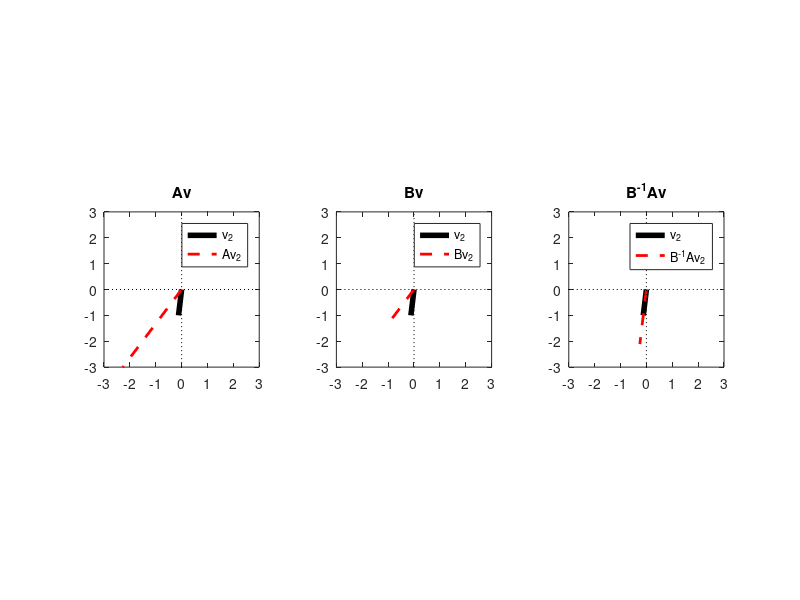

The MATLAB script that drew this image:
%%
%     COURSE: Linear algebra: theory and implementation
%    SECTION: Eigendecomposition
%      VIDEO: Generalized eigendecomposition
% Instructor: sincxpress.com
% Course url: https://www.udemy.com/course/linear-algebra-theory-and-implementation/?couponCode=202110
%
%%
clear, clc

%%

% define matrices
A = [3 2; 1 3];
B = [1 1; 4 1];

% GED
[eigvecs,eigvals] = eig(A,B); % the order is important !! 


% matrix-vector multiplication
Av = A*eigvecs(:,2);
Bv = B*eigvecs(:,2);
BinvAv = inv(B)*A*eigvecs(:,2);


figure(1), clf
subplot(131)
plot([0 eigvecs(1,2)],[0 eigvecs(2,2)],'k','linew',4), hold on
plot([0 Av(1)],[0 Av(2)],'r--','linew',2)
axis square, axis([-1 1 -1 1]*3), plot(get(gca,'xlim'),[0 0],'k:'), plot([0 0],get(gca,'ylim'),'k:')
legend({'v_2';'Av_2'})
title('Av')


subplot(132)
plot([0 eigvecs(1,2)],[0 eigvecs(2,2)],'k','linew',4), hold on
plot([0 Bv(1)],[0 Bv(2)],'r--','linew',2)
axis square, axis([-1 1 -1 1]*3), plot(get(gca,'xlim'),[0 0],'k:'), plot([0 0],get(gca,'ylim'),'k:')
legend({'v_2';'Bv_2'})
title('Bv')


subplot(133)
plot([0 eigvecs(1,2)],[0 eigvecs(2,2)],'k','linew',4), hold on
plot([0 BinvAv(1)],[0 BinvAv(2)],'r--','linew',2)
axis square, axis([-1 1 -1 1]*3), plot(get(gca,'xlim'),[0 0],'k:'), plot([0 0],get(gca,'ylim'),'k:')
legend({'v_2';'B^{-1}Av_2'})
title('B^-^1Av')

%% done.
